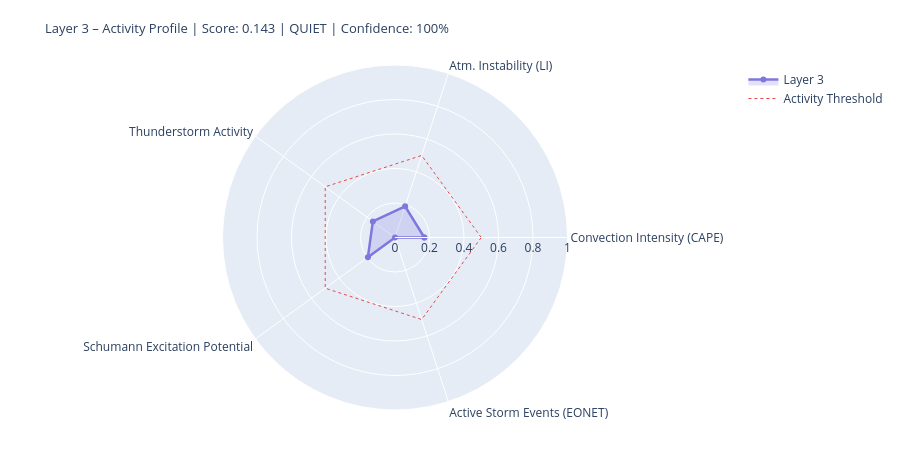

Notebook code for this chart:
### Markdown cell above
---
## 4. State Assessment & Handoff to Layer 4/5

### Code cell
# ============================================================
# LAYER-3-SCORE
# Five dynamic components
# ============================================================

def norm(v, lo, hi):
    if v is None or (isinstance(v, float) and math.isnan(v)): return None
    return round(max(0.0, min(1.0, (v - lo) / (hi - lo))), 4)

# --- 1) Convection intensity (global CAPE mean) ---
cape_mean = df_atm['cape'].dropna().mean() if not df_atm.empty else None
conv_score = norm(cape_mean, 0, 3000)
conv_src   = 'primary' if cape_mean is not None else 'missing'

# --- 2) Atmospheric instability (LI mean) ---
li_mean   = df_atm['li'].dropna().mean() if not df_atm.empty else None
# Negative LI = unstable → higher score
instab_score = norm(-li_mean if li_mean is not None else None, -6, 6)
instab_src   = 'primary' if li_mean is not None else 'missing'

# --- 3) Thunderstorm activity (mean thunder score + WMO count) ---
thunder_mean = df_atm['thunder_score'].mean() if not df_atm.empty else None
n_thunder    = int(df_atm['thunderstorm'].sum()) if not df_atm.empty else 0
thunder_score_val = norm(
    (thunder_mean or 0) * 0.7 + n_thunder * 0.1, 0, 1.0
) if thunder_mean is not None else None
thunder_src = 'primary'

# --- 4) Schumann excitation potential (weighted Schumann contribution) ---
schumann_pot = df_atm['schumann_contribution'].mean() if not df_atm.empty else None
# Boosted by Layer-2 thunderstorm trigger
if schumann_pot is not None and l2_thunder:
    schumann_pot = min(1.0, schumann_pot * 1.2)
schumann_score = norm(schumann_pot, 0, 1.0) if schumann_pot is not None else None
schumann_src   = 'derived'

# --- 5) Storm activity (NASA EONET) ---
# Distinction: None = data not loaded, 0.0 = loaded but no events
storm_score = None
storm_src   = 'missing'
if raw.get('storms') is not None:          # API reached successfully
    storm_score = norm(len(storm_events), 0, 30) if storm_events else 0.0
    storm_src   = 'primary'

# X-Ray and Kp: context only, not in dynamic score
# (X-Ray = Layer-0/4 driver; Kp = geomagnetic index, not a lightning proxy)
xray_context = None
if raw.get('xray'):
    df_xc = pd.DataFrame(raw['xray'])
    fc = next((c for c in df_xc.columns
               if any(k in c.lower() for k in ['flux','long']) and 'time' not in c.lower()),
              df_xc.columns[1])
    df_xc[fc] = pd.to_numeric(df_xc[fc], errors='coerce')
    xray_last = df_xc[fc].dropna().iloc[-1] if not df_xc[fc].dropna().empty else None
    if xray_last:
        xray_class = ('X' if xray_last>=1e-4 else 'M' if xray_last>=1e-5
                      else 'C' if xray_last>=1e-6 else 'B')
        xray_context = {'flux': float(xray_last), 'class': xray_class}
        print(f'X-Ray context: {xray_class}-class ({xray_last:.2e} W/m²)')

# --- Aggregate ---
COMPONENTS = {
    'Convection Intensity (CAPE)':  {'score': conv_score,       'source': conv_src,    'dynamic': True},
    'Atm. Instability (LI)':         {'score': instab_score,     'source': instab_src,  'dynamic': True},
    'Thunderstorm Activity':              {'score': thunder_score_val, 'source': thunder_src, 'dynamic': True},
    'Schumann Excitation Potential':   {'score': schumann_score,   'source': schumann_src,'dynamic': True},
    'Active Storm Events (EONET)': {'score': storm_score,      'source': storm_src,   'dynamic': True},
}

available   = {k: v['score'] for k, v in COMPONENTS.items() if v['score'] is not None}
unavailable = [k for k, v in COMPONENTS.items() if v['score'] is None]
layer3_score = round(sum(available.values()) / len(available), 4) if available else None
confidence   = round(len(available) / len(COMPONENTS), 2)
level = ('unknown' if layer3_score is None
         else 'quiet'   if layer3_score < 0.3
         else 'moderate' if layer3_score < 0.6
         else 'active')
dominant_l3 = max(available, key=available.get) if available else 'none'

# --- Ausgabe ---
W = 68
print('=' * W)
print('LAYER 3 – ATMOSPHERE / WEATHER / THUNDERSTORMS – STATE ASSESSMENT')
print('=' * W)
for name, comp in COMPONENTS.items():
    s = comp['score']
    if s is not None:
        bar = '█' * int(s * 20) + '░' * (20 - int(s * 20))
        print(f'  {name:<36} {bar}  {s:.3f}  [{comp["source"]}]')
    else:
        print(f'  {name:<36} {"─" * 20}  n/a   [missing]')
print('-' * W)
print(f'  Score:        {layer3_score:.3f}  ({len(available)}/{len(COMPONENTS)} components)')
print(f'  Confidence:   {confidence:.0%}')
print(f'  Level:        {level.upper()}')
print(f'  Dominant:     {dominant_l3}')
print(f'  CAPE mean:    {cape_mean:.0f} J/kg' if cape_mean else '  CAPE mean:    n/a')
print(f'  LI mean:      {li_mean:.1f} K' if li_mean is not None else '  LI mean:      n/a')
print(f'  Thunderstorms:{n_thunder} points (WMO)  +  {len(storm_events)} NASA EONET')
print('=' * W)

# Radar
cats   = list(available.keys())
vals_r = list(available.values())
if len(cats) >= 3:
    fig = go.Figure()
    fig.add_trace(go.Scatterpolar(
        r=vals_r + [vals_r[0]], theta=cats + [cats[0]],
        fill='toself', fillcolor='rgba(127,119,221,0.22)',
        line=dict(color='#7F77DD', width=2.5), name='Layer 3'
    ))
    fig.add_trace(go.Scatterpolar(
        r=[0.5] * (len(cats)+1), theta=cats + [cats[0]],
        line=dict(color='#E24B4A', dash='dot', width=1),
        mode='lines', name='Activity Threshold'
    ))
    fig.update_layout(
        title=dict(
            text=f'Layer 3 – Activity Profile | Score: {layer3_score:.3f} | {level.upper()} | Confidence: {confidence:.0%}',
            font=dict(size=13)
        ),
        polar=dict(radialaxis=dict(visible=True, range=[0, 1])),
        height=450, showlegend=True,
        margin=dict(l=60, r=60, t=65, b=40)
    )
    fig.show()

### Figure 1 — Plotly figure (JSON) as saved in the notebook; plotly's stock layout.template omitted (floating-point values rounded to 4 significant figures)
{"data": [{"fill": "toself", "fillcolor": "rgba(127,119,221,0.22)", "line": {"color": "#7F77DD", "width": 2.5}, "name": "Layer 3", "r": [0.17, 0.19, 0.1586, 0.1942, 0.0, 0.17], "theta": ["Convection Intensity (CAPE)", "Atm. Instability (LI)", "Thunderstorm Activity", "Schumann Excitation Potential", "Active Storm Events (EONET)", "Convection Intensity (CAPE)"], "type": "scatterpolar"}, {"line": {"color": "#E24B4A", "dash": "dot", "width": 1}, "mode": "lines", "name": "Activity Threshold", "r": [0.5, 0.5, 0.5, 0.5, 0.5, 0.5], "theta": ["Convection Intensity (CAPE)", "Atm. Instability (LI)", "Thunderstorm Activity", "Schumann Excitation Potential", "Active Storm Events (EONET)", "Convection Intensity (CAPE)"], "type": "scatterpolar"}], "layout": {"height": 450, "margin": {"b": 40, "l": 60, "r": 60, "t": 65}, "polar": {"radialaxis": {"range": [0, 1], "visible": true}}, "showlegend": true, "title": {"font": {"size": 13}, "text": "Layer 3 – Activity Profile | Score: 0.143 | QUIET | Confidence: 100%"}}}
